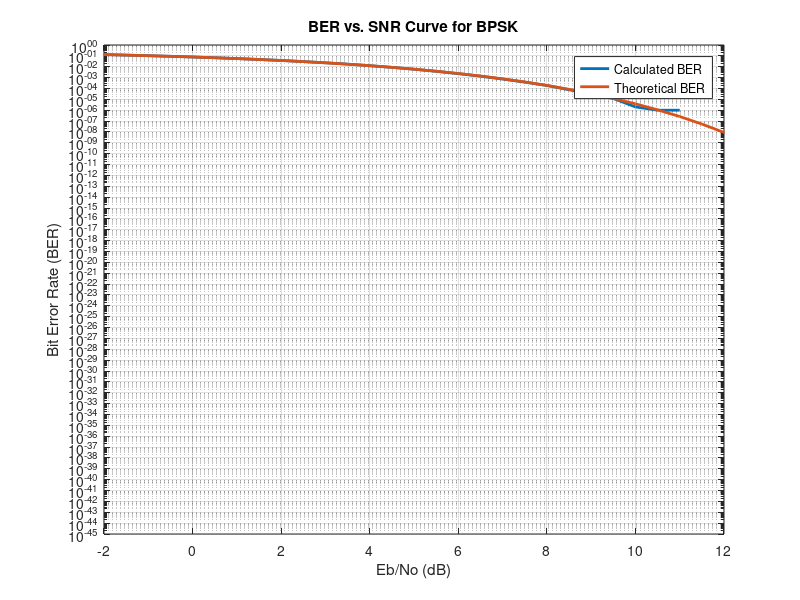

The MATLAB script that drew this image: (Note: this script raises an error after producing the figure.)
%% Clear Section
clear
close all
clc

%% BPSK
%% Generate data bit stream
number_of_bits = 1000000;                   % number of transmitted bits
threshold = 0;                              % threshold value
bits = randi([0 1], 1, number_of_bits);     % generate random bits
Tx_Data = 2*bits-1;                         % mapping to BPSK
%% Add AWGN from Channel
Eb = 1;                                                 % energy of bit
SNR = -2:0.5:20;                                        % SNR valus
No = Eb./(10.^(SNR/10));                                % variance value of noise
noise = (sqrt(No/2))'.*randn(1, number_of_bits);        % generate noise with zero mean and No/2 variance
%% Add Noise to Tx data
Rx_Data = Tx_Data + noise;                              % adding noise to Tx data
%% BER Calculations
BER_Calculated_BPSK = zeros(1, length(SNR));
BER_Theoretical_BPSK = 0.5*erfc(sqrt(Eb./No));
for i = 1:length(SNR)
    BER_Calculated_BPSK(1, i) = (sum(sign(Rx_Data(i, :)) ~= Tx_Data))/number_of_bits;
end
figure
semilogy(SNR, BER_Calculated_BPSK, 'LineWidth', 2)
hold on
semilogy(SNR, BER_Theoretical_BPSK, 'LineWidth', 2)
xlim([-2 12])
xlabel("Eb/No (dB)")
ylabel("Bit Error Rate (BER)")
title("BER vs. SNR Curve for BPSK")
legend("Calculated BER", "Theoretical BER")
grid on
hold off

%% QPSK_1
%% Generate data bit stream
number_of_bits = 1000000;                       % number of transmitted bits
M = 4;                                          % number of symbols
bits = randi([0 1], 1, number_of_bits);         % generate random bits
Tx_Data = mapping_QPSK_1(bits);                 % determine Tx data
%% Add AWGN from Channel
Eb = 1;                                         % energy of bit
SNR = -2:0.5:20;                                % SNR values
No = Eb./(10.^(SNR/10));                        % variance value of noise
noise = (sqrt(No/2))'.*randn(1, number_of_bits/2) + 1j*(sqrt(No/2))'.*randn(1, number_of_bits/2); % generate noise with zero mean and No/2 variance
%% Add Noise to Tx data
Rx_Data = Tx_Data + noise;                      % adding noise to Tx data
%% BER Calculations
BER_Calculated_QPSK_1 = zeros(1, length(SNR));
BER_Theoretical_QPSK = 0.5 * erfc(sqrt(Eb./No));
R = real(Rx_Data);
I = imag(Rx_Data);
extract_Data(1:size(R, 1), 1:2:2 * size(R, 2)) = R;
extract_Data(1:size(I, 1), 2:2:2 * size(I, 2)) = I;
Data = 2*bits-1;
for i = 1:length(SNR)
    BER_Calculated_QPSK_1(1, i) = (sum(sign(extract_Data(i, :)) ~= Data)) / number_of_bits;
end
figure
semilogy(SNR, BER_Calculated_QPSK_1, 'LineWidth', 2)
xlim([-2 12])
hold on
semilogy(SNR, BER_Theoretical_QPSK, 'LineWidth', 2)
xlabel("Eb/No (dB)")
ylabel("Bit Error Rate (BER)")
title("BER vs. SNR Curve for QPSK")
legend("Calculated BER", "Theoretical BER")
grid on
hold off

%% QPSK_2
%% Generate data bit stream
Data = randi([0 1], 1, number_of_bits);             % generate random bits
Tx_Data = mapping_QPSK_2(Data);                     % determine Tx data
%% Add Noise to Tx data
Rx_Data = Tx_Data + noise;                          % adding noise to Tx data
%% BER Calculations
BER_Calculated_QPSK_2 = zeros(1, length(SNR));
for i = 1:length(SNR)
    BER_Calculated_QPSK_2(1, i) = BER_QPSK_2(Data, Rx_Data(i, :))/number_of_bits;
end
figure
semilogy(SNR, BER_Calculated_QPSK_1, 'LineWidth', 2)
xlim([-2 12])
hold on
semilogy(SNR, BER_Calculated_QPSK_2, 'LineWidth', 2)
xlabel("Eb/No (dB)")
ylabel("Bit Error Rate (BER)")
title("BER vs. SNR Curve for QPSK")
legend("Calculated QPSK_1 BER", "Calculated QPSK_2 BER")
grid on
hold off

%% 8PSK
%% Generate data bit stream
number_of_bits = 1000000 - 1;                         % number of transmitted bits
M = 8;                                              % number of symbols
bits = randi([0 1], 1, number_of_bits);             % generate random bits
Tx_Data = mapping_8PSK(bits);                       % determine Tx data
%% Add AWGN from Channel
bits = log2(M);
Eb = 1;
E = Eb * bits;
SNR = -2:0.5:20;                                    % SNR values
No = Eb ./ (10 .^ (SNR / 10));                      % variance value of noise
noise = (sqrt(No / 2))' .* randn(1, number_of_bits / bits) + 1j * (sqrt(No / 2))' .* randn(1, number_of_bits / bits); % generate noise with zero mean and No/2 variance
%% Add Noise to Tx data
Rx_Data = Tx_Data + noise; % adding noise to Tx data
%% BER Calculations
SER_Theoretical_8PSK = erfc(sqrt(E./No)*sin(pi/M));
BER_Exact_8PSK = berawgn(SNR, 'psk', M, 'nondiff');
SER_Calculated_8PSK = zeros(1, length(SNR));
for i = 1:length(SNR)
    SER_Calculated_8PSK(1, i) = angle_8PSK(Tx_Data, Rx_Data(i, :))/(number_of_bits/log2(M));
end
BER_Calculated_8PSK = SER_Calculated_8PSK/bits;
BER_Theoretical_8PSK = SER_Theoretical_8PSK/bits;
figure
semilogy(SNR, BER_Calculated_8PSK, 'LineWidth', 2)
hold on
semilogy(SNR, BER_Theoretical_8PSK, 'LineWidth', 2)
% hold on
% semilogy(SNR, BER_Exact_8PSK, 'LineWidth', 2)
xlim([-2 12])
xlabel("Eb/No (dB)")
ylabel("Error Rate")
title("BER vs. SNR Curve for 8PSK")
legend("Calculated BER", "Theoretical BER")% "Exact BER")
grid on
hold off

%% 16QAM
%% Generate data bit stream
number_of_bits = 1000000;                         % number of transmitted bits
M = 16;                                         % number of symbols
data_bits = randi([0 1], 1, number_of_bits);    % generate random bits
Tx_Data = mapping_16QAM(data_bits);             % determine Tx data
%% Add AWGN from Channel
bits = log2(M);
Eb = 2.5;
E = Eb * 0.4;
SNR = -2:0.5:20;                                % SNR values
No = Eb ./ (10 .^ (SNR / 10));                  % variance value of noise
noise = (sqrt(No/2))'.*randn(1, number_of_bits/bits)+ 1j * (sqrt(No / 2))' .* randn(1, number_of_bits / bits); % generate noise with zero mean and No/2 variance
%% Add Noise to Tx data
Rx_Data = Tx_Data + noise;                      % adding noise to Tx data
%% BER Calculations
SER_Theoretical_16QAM = 1.5 * erfc(sqrt(E./No));
BER_Calculated_16QAM = zeros(1, length(SNR));
for i = 1:length(SNR)
    BER_Calculated_16QAM(1, i) = BER_16QAM(data_bits, Rx_Data(i, :))/(number_of_bits);
end
BER_Theoretical_16QAM = SER_Theoretical_16QAM/bits;
figure
semilogy(SNR, BER_Calculated_16QAM, 'LineWidth', 2)
hold on
semilogy(SNR, BER_Theoretical_16QAM, 'LineWidth', 2)
xlim([-2 12])
xlabel("Eb/No (dB)")
ylabel("Error Rate")
title("BER vs. SNR Curve for 16QAM")
legend("Calculated BER", "Theoretical BER")
grid on
hold off

%% FSK
%% Generate data bit stream
number_of_bits = 1000000;                       % number of transmitted bits
amplitude = 1;                                  % amplitude of transmitted signal
data_bits = randi([0 1], 1, number_of_bits);    % generate random bits
Tx_Data = data_bits;                            % determine Tx data
Tx_Data(Tx_Data == 1) = 1j;
Tx_Data(Tx_Data == 0) = 1;
%% Add AWGN from Channel
Eb = 1;
SNR = -2:0.5:20; % SNR values
No = Eb ./ (10 .^ (SNR / 10));                  % variance value of noise
noise = (sqrt(No / 2))' .* randn(1, number_of_bits) + 1j * (sqrt(No / 2))' .* randn(1, number_of_bits); % generate noise with zero mean and No/2 variance
%% Add Noise to Tx data
Rx_Data = Tx_Data + noise;                      % adding noise to Tx data
%% BER Calculations
BER_Theoretical_FSK = 0.5*erfc(sqrt(E./(2*No)));
BER_Calculated_FSK = zeros(1, length(SNR));
for i = 1:length(SNR)
    BER_Calculated_FSK(1, i) = BER_FSK(data_bits, Rx_Data(i, :))/(number_of_bits);
end
figure
semilogy(SNR, BER_Calculated_FSK, 'LineWidth', 2)
hold on
semilogy(SNR, BER_Theoretical_FSK, 'LineWidth', 2)
xlim([-2 12])
xlabel("Eb/No (dB)")
ylabel("Error Rate")
title("BER vs. SNR Curve for 16QAM")
legend("Calculated BER", "Theoretical BER")
grid on
hold off

%% Comparison
figure
semilogy(SNR, BER_Calculated_BPSK, 'LineWidth', 2)
hold on
semilogy(SNR, BER_Theoretical_BPSK, '*', 'LineWidth', 1)
hold on
semilogy(SNR, BER_Calculated_QPSK_1, 'LineWidth', 2)
hold on
semilogy(SNR, BER_Theoretical_QPSK, '+', 'LineWidth', 1)
hold on
semilogy(SNR, BER_Calculated_QPSK_2, 'LineWidth', 2)
hold on
semilogy(SNR, BER_Calculated_8PSK, 'LineWidth', 2)
hold on
semilogy(SNR, BER_Theoretical_8PSK, 'o', 'LineWidth', 1)
hold on
semilogy(SNR, BER_Calculated_16QAM, 'LineWidth', 2)
hold on
semilogy(SNR, BER_Theoretical_16QAM, '*', 'LineWidth', 1)
hold on
semilogy(SNR, BER_Calculated_FSK, 'LineWidth', 2)
hold on
semilogy(SNR, BER_Theoretical_FSK, '+', 'LineWidth', 1)
xlabel("Eb/No (dB)")
ylabel("Bit Error Rate")
title("BER vs. SNR Curve")
ylim([10^-5 10^0])
legend("Calculated BPSK", "Theoretical BPSK", "Calculated QPSK_1", "Theoretical QPSK", ...
    "Calculated QPSK_2", "Calculated 8PSK", "Theoretical 8PSK", "Calculated 16QAM", "Theoretical 16QAM", "Calculated FSK", "Theoretical FSK")
grid on
hold off

%% PSD for FSK
%% Generate Ensample
clear
clc
close all
number_of_enamples=500;                          % total number of Realizations
number_of_bits=100;                              % number of bits in each Realization
Tb=7;                                            % number of samples for each bit
number_of_samples=number_of_bits*Tb;             % total number of samples for each Realization
Total_Transmitted_Data=zeros(number_of_enamples, number_of_samples-1);  % hold transmitted data
for i = 1 : number_of_enamples
    if i == 1
        Total_Transmitted_Data = Generate_Random_Data();
    else
        Total_Transmitted_Data = [Total_Transmitted_Data; Generate_Random_Data()];
    end
end
%%Calculate Statistical AutoCorrelation function (ACF)
average=zeros(1, number_of_samples);
for i = 1 : number_of_samples
    average(1,i) = mean((Total_Transmitted_Data(:,1)).*conj((Total_Transmitted_Data(:,i))));
end
figure
plot(average)
grid on
xlabel("\tau")
ylabel("ACF")
title("Statistical ACF")
%%Calculate PSD
PSD = fftshift(fft(average));
N = length(PSD);                                % Number of samples
Ts=1;                                           % sample duration every 1 sec
Fs=1/Ts;                                        % sampling frequency
freq =(-N/2+1:N/2)*(Fs/(N));                    % Frequency axis (Hz)
figure
plot(freq, abs(PSD)/N, 'linewidth', 2);                 
xlabel('Frequency (Hz)');
ylabel('Magnitude');
title('PSD of BaseBand Signal');
grid on

%%shift PSD
fc=1e1;
freq1 = ((-N/2+1:N/2)*(Fs/(N))+fc);             % Frequency axis (Hz)
freq2 = ((-N/2+1:N/2)*(Fs/(N))-fc);             % Frequency axis (Hz)
figure
plot(freq1, abs(PSD)/N, freq2, abs(PSD)/N, 'linewidth', 2);                 
xlabel('Frequency (Hz)');
ylabel('Magnitude');
title('PSD of PassBand Signal');
grid on

%% Useful Functions
%% Mapping QPSK_1
function y = mapping_QPSK_1(x)
    M = 4;
    bits = log2(M);
    Eb = 1;
    E = bits * Eb;
    split_x = reshape(x, bits, length(x) / bits)';
    split_x_indices = bi2de(split_x, 'left-msb')+1;
    y = zeros(length(split_x_indices), 1);
    phases = [5*pi/4, 3*pi/4, 7*pi/4, pi/4];
    y = sqrt(E)*exp(1j*phases(split_x_indices));
end
%% Mapping QPSK_2
function y = mapping_QPSK_2(x)
    M = 4;
    bits = log2(M);
    Eb = 1;
    E = bits*Eb;
    split_x = reshape(x, bits, length(x) / bits)';
    split_x_indices = bi2de(split_x, 'left-msb')+1;
    y = zeros(length(split_x_indices), 1);
    phases = [5*pi/4, 3*pi/4, pi/4, 7*pi/4];
    y = sqrt(E)*exp(1j*phases(split_x_indices));
end
%% BER QPSK_2
function incorrect_bits = BER_QPSK_2(Tx_bits, Rx)
    M = 4;
    bits = log2(M);
    Rx_bits = zeros(1, bits * length(Rx));
    k = 1;
    R = real(Rx);
    I = imag(Rx);
    Rx_bits(1:2:2*length(R)) = (sign(R)>=0);         % b0
    Rx_bits(2:2:2*length(I)) = (sign(R) ~= sign(I)); % b1
    incorrect_bits = sum(Rx_bits ~= Tx_bits);
end
%% Mapping to 8PSK
function y = mapping_8PSK(x)
    M = 8;
    bits = log2(M);
    Eb = 1;
    E = bits * Eb;
    split_x = reshape(x, bits, length(x)/bits)';
    split_x_indices = bi2de(split_x, 'left-msb')+1;
    y = zeros(1, length(split_x));
    phases = [0, pi/4, 3*pi/4, pi/2, 7*pi/4, 3*pi/2, pi, 5*pi/4];
    y = sqrt(E)*exp(1j*phases(split_x_indices));
end
%% Determine Angle of sympol in 8PSK number
function incorrecr_bits = angle_8PSK(Tx, Rx)
    Tx_angles = rad2deg(mod(angle(Tx), 2 * pi));
    Rx_angles = rad2deg(mod(angle(Rx), 2 * pi));
    Tx_sympols = zeros(1, length(Tx));
    Rx_sympols = zeros(1, length(Rx));
    for i = 1:length(Tx_angles)
        if (Tx_angles(i) >= 0 && Tx_angles(i) < 22.5) || (Tx_angles(i) >= 337.5 && Tx_angles(i) < 360)
            Tx_sympols(i) = 1;
        end
        if (Tx_angles(i) >= 22.5 && Tx_angles(i) < 67.5)
            Tx_sympols(i) = 2;
        end
        if (Tx_angles(i) >= 67.5 && Tx_angles(i) < 112.5)
            Tx_sympols(i) = 3;
        end
        if (Tx_angles(i) >= 112.5 && Tx_angles(i) < 157.5)
            Tx_sympols(i) = 4;
        end
        if (Tx_angles(i) >= 157.5 && Tx_angles(i) < 202.5)
            Tx_sympols(i) = 5;
        end
        if (Tx_angles(i) >= 202.5 && Tx_angles(i) < 247.5)
            Tx_sympols(i) = 6;
        end
        if (Tx_angles(i) >= 247.5 && Tx_angles(i) < 292.5)
            Tx_sympols(i) = 7;
        end
        if (Tx_angles(i) >= 292.5 && Tx_angles(i) < 337.5)
            Tx_sympols(i) = 8;
        end
    end
    for i = 1:length(Rx_angles)
        if (Rx_angles(i) >= 0 && Rx_angles(i) < 22.5) || (Rx_angles(i) >= 337.5 && Rx_angles(i) < 360)
            Rx_sympols(i) = 1;
        end
        if (Rx_angles(i) >= 22.5 && Rx_angles(i) < 67.5)
            Rx_sympols(i) = 2;
        end
        if (Rx_angles(i) >= 67.5 && Rx_angles(i) < 112.5)
            Rx_sympols(i) = 3;
        end
        if (Rx_angles(i) >= 112.5 && Rx_angles(i) < 157.5)
            Rx_sympols(i) = 4;
        end
        if (Rx_angles(i) >= 157.5 && Rx_angles(i) < 202.5)
            Rx_sympols(i) = 5;
        end
        if (Rx_angles(i) >= 202.5 && Rx_angles(i) < 247.5)
            Rx_sympols(i) = 6;
        end
        if (Rx_angles(i) >= 247.5 && Rx_angles(i) < 292.5)
            Rx_sympols(i) = 7;
        end
        if (Rx_angles(i) >= 292.5 && Rx_angles(i) < 337.5)
            Rx_sympols(i) = 8;
        end
    end
    incorrecr_bits = sum(Rx_sympols ~= Tx_sympols);
end
%% Mapping to 16QAM
function y = mapping_16QAM(x)
    M = 16;
    bits = log2(M);
    Eb = 2.5; %1;
    E = 0.4 * Eb;
    split_x = reshape(x, bits, length(x)/bits)';
    split_x_indices = bi2de(split_x, 'left-msb')+1;
    y = zeros(1, length(split_x));
    %          [ 0,  1,  2,  3,  4,  5,  6,  7,  8,  9, 10, 11,  12,  13, 14, 1
    R_values = [-3, -3, -3, -3, -1, -1, -1, -1,  3,  3,  3,  3,   1,   1,  1, 1];
    I_values = [-3, -1,  3,  1, -3, -1,  3,  1, -3, -1,  3,  1,  -3,  -1,  3, 1];
    y = sqrt(E)*(R_values(split_x_indices)+1j*I_values(split_x_indices));
end
%% BER for 16QAM
function incorrect_bits = BER_16QAM(Tx_bits, Rx)
    M = 16;
    bits = log2(M);
    Rx_bits = zeros(1, bits * length(Rx));
    k = 1;
    for i = 1:bits:length(Rx_bits)
        if (real(Rx(k)) >= 0)
            Rx_bits(i) = 1;
        else
            Rx_bits(i) = 0;
        end
        if (real(Rx(k)) >= -2 && real(Rx(k)) < 2)
            Rx_bits(i + 1) = 1;
        else
            Rx_bits(i + 1) = 0;
        end
        if (imag(Rx(k)) >= 0)
            Rx_bits(i + 2) = 1;
        else
            Rx_bits(i + 2) = 0;
        end
        if (imag(Rx(k)) >= -2 && imag(Rx(k)) < 2)
            Rx_bits(i + 3) = 1;
        else
            Rx_bits(i + 3) = 0;
        end
        k = k + 1;
    end
    incorrect_bits = sum(Rx_bits ~= Tx_bits);
end
%% BER FSK
function incorrect_bits = BER_FSK(Tx_bits, Rx)
    x1 = real(Rx);
    x2 = imag(Rx);
    y = x1 - x2;
    Rx_bits = 0.5 * (1 - sign(y));
    incorrect_bits = sum(Rx_bits ~= Tx_bits);
end
%% Generate Random Data
function data_transmitted = Generate_Random_Data()
Tb = 7;
Eb = 1;
delta_f = 1/Tb;
t = 0:1:Tb-1;
S1_BB(1:Tb, 1) = sqrt(2*Eb/Tb)*(cos(2*pi*delta_f*t)+1j*sin(2*pi*delta_f*t));
S2_BB(1:Tb, 1) = sqrt(2*Eb/Tb);
% S1_BB(1:Tb, 1) = sqrt(2*Eb/Tb)*(cos(pi*delta_f*t)-1j*sin(pi*delta_f*t));
% S2_BB(1:Tb, 1) = sqrt(2*Eb/Tb)*(cos(pi*delta_f*t)+1j*sin(pi*delta_f*t));
number_of_bits=100;                         % number of bits in each realization
data=randi([0 1],[1,number_of_bits+1]);     % generate 1x100 random numbers '0' or '1'
y(Tb, length(data))= 0;
y(:, find(data==0))= repmat(S1_BB, 1, length(find(data==0)));
y(:, find(data==1))= repmat(S2_BB, 1, length(find(data==1)));
data=reshape(y, 1, size(y, 1)*size(y, 2));
data=data(:);                               % convert data to column vector 700x1
% Generate random time shift
td=randi([0 Tb-1]);                         % generate random number from 0 to 6
% Concatenate with Random Data
data_transmitted = (data(td+1:Tb*number_of_bits+td))';    % window data from td to 700+td (700 samples)
end
